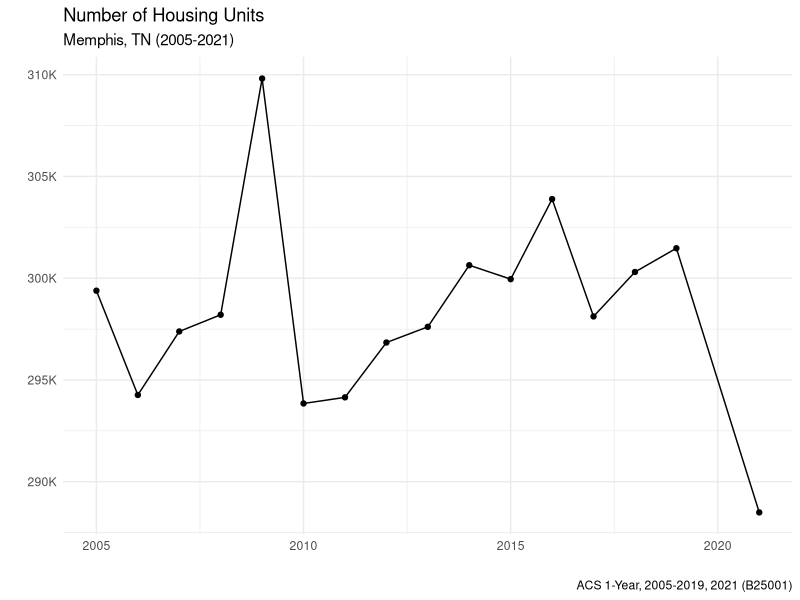
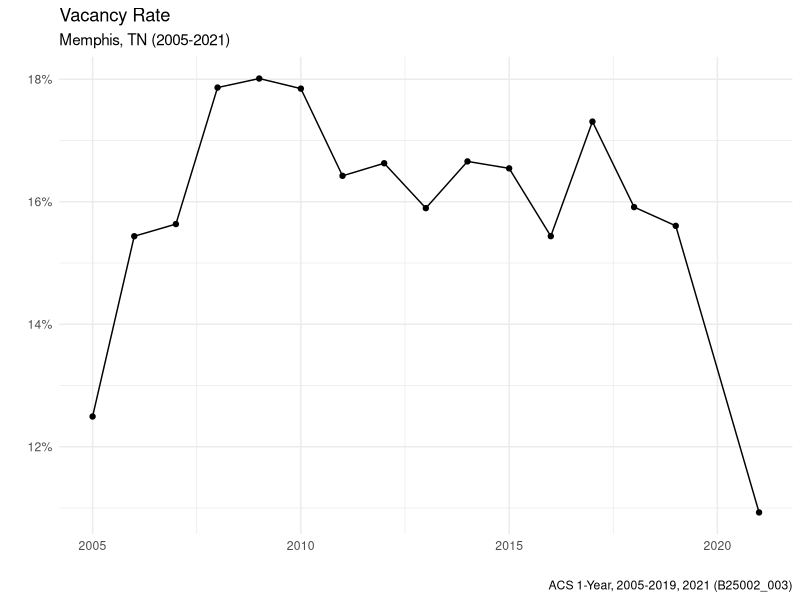
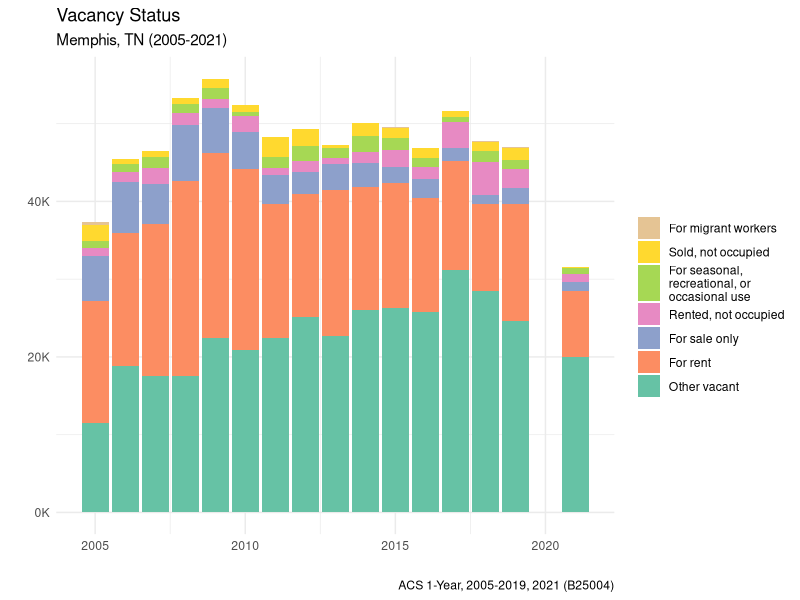
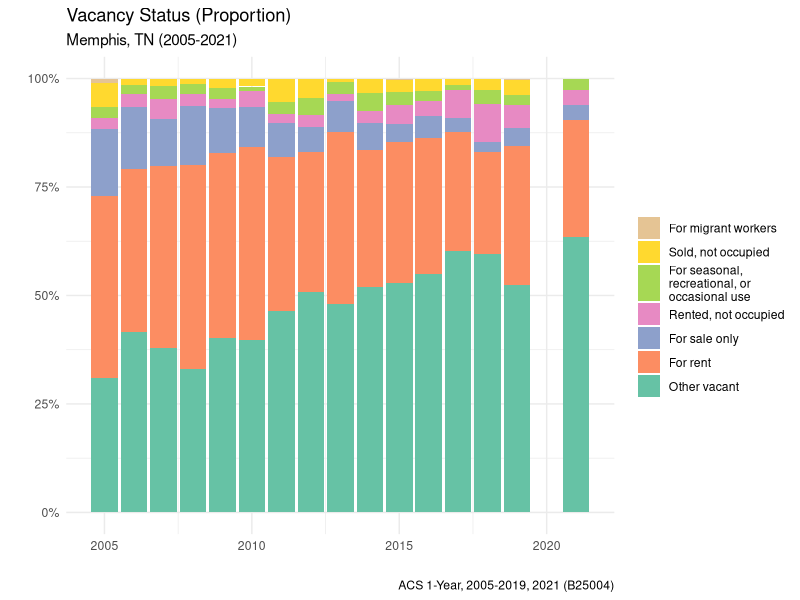
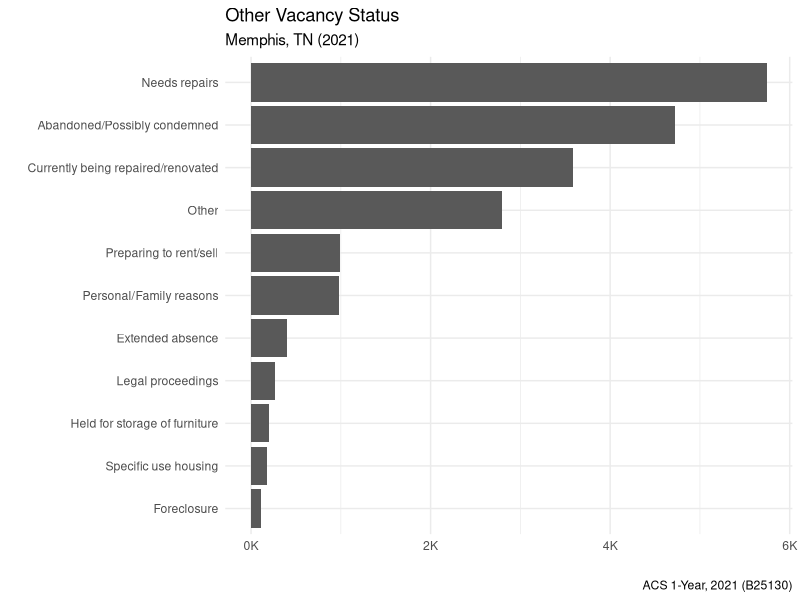
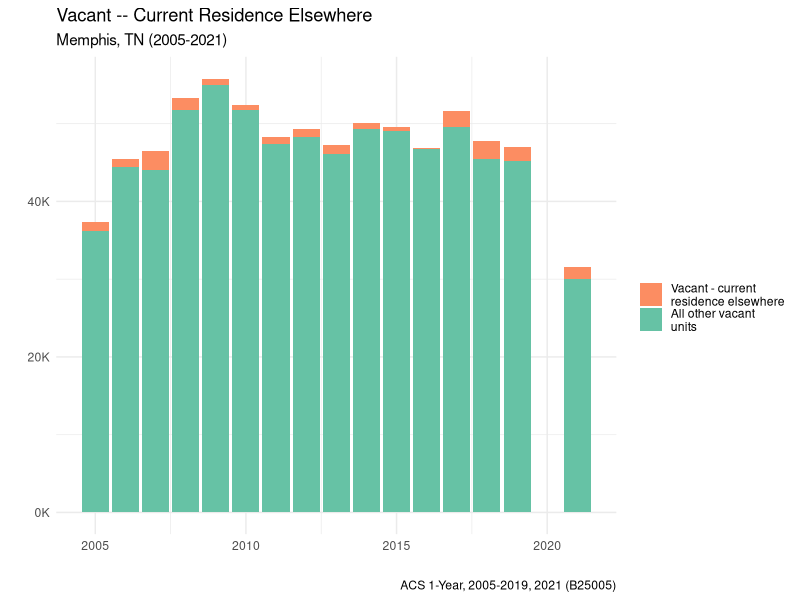

These figures' R source, in order:
## ---- chunk 1
library(tidyverse)

v_labs <- read_csv("../_data/v_labs.csv")
acs1_single <- read_csv("../_data/acs1_single.csv")
acs1_multi <- read_csv("../_data/acs1_multi.csv") %>% 
  left_join(v_labs, by = c("variable" = "name"))
## ---- chunk 2
hu <- acs1_single %>% 
  filter(variable == "B25001_001")

hu %>% ggplot(aes(yr, estimate, group = 1)) +
  geom_line() +
  geom_point() +
  scale_x_continuous() +
  scale_y_continuous(labels = scales::label_number(scale = .001, suffix = "K")) +
  theme_minimal() +
  labs(x = "", y = "",
       title = "Number of Housing Units",
       subtitle = "Memphis, TN (2005-2021)",
       caption = "ACS 1-Year, 2005-2019, 2021 (B25001)")
## ---- chunk 3
vac <- acs1_multi %>% 
  filter(str_detect(variable, "B25002") &
           variable == "B25002_003") %>% 
  mutate(pct = estimate / summary_est)

vac %>% ggplot(aes(x = yr, y = pct)) +
  geom_line() +
  geom_point() +
  scale_x_continuous() +
  scale_y_continuous(labels = scales::label_percent(scale = 100)) +
  theme_minimal() +
  labs(x = "", y = "", 
       title = "Vacancy Rate",
       subtitle = "Memphis, TN (2005-2021)",
       caption = "ACS 1-Year, 2005-2019, 2021 (B25002_003)")
## ---- chunk 4
vs <- acs1_multi %>% 
  filter(str_detect(variable, "B25004(?!_001)")) %>% 
  group_by(yr) %>% 
  arrange(estimate) %>% 
  ungroup() %>% 
  mutate(lab = fct_inorder(lab))


vs %>% ggplot(aes(yr, estimate, fill = lab)) +
  geom_col() +
  scale_x_continuous() +
  scale_y_continuous(labels = scales::label_number(scale = .001, suffix = "K")) +
  scale_fill_brewer(palette = "Set2", direction = -1, 
                    labels = function(fill) str_wrap(fill, width = 20)) +
  theme_minimal() +
  labs(x = "", y = "", fill = "",
       title = "Vacancy Status",
       subtitle = "Memphis, TN (2005-2021)",
       caption = "ACS 1-Year, 2005-2019, 2021 (B25004)")
## ---- chunk 5
vs %>% ggplot(aes(yr, estimate, fill = lab)) +
  geom_col(position = "fill") +
  scale_x_continuous() +
  scale_y_continuous(labels = scales::label_percent(scale = 100)) +
  scale_fill_brewer(palette = "Set2", direction = -1, 
                    labels = function(fill) str_wrap(fill, width = 20)) +
  theme_minimal() +
  labs(x = "", y = "", fill = "",
       title = "Vacancy Status (Proportion)",
       subtitle = "Memphis, TN (2005-2021)",
       caption = "ACS 1-Year, 2005-2019, 2021 (B25004)")
## ---- chunk 6
ovs <- acs1_multi %>% 
  filter(str_detect(variable, "B25130(?!_001)"))

ovs %>% ggplot(aes(y = reorder(lab, estimate), 
                   x = estimate)) +
  geom_col() +
  scale_x_continuous(labels = scales::label_number(scale = .001, suffix = "K")) +
  scale_y_discrete() +
  theme_minimal() +
  labs(x = "", y = "", 
       title = "Other Vacancy Status",
       subtitle = "Memphis, TN (2021)",
       caption = "ACS 1-Year, 2021 (B25130)")
## ---- chunk 7
cre <- acs1_multi %>% 
  filter(str_detect(variable, "B25005(?!_001)")) %>% 
  group_by(yr) %>% 
  arrange(estimate) %>% 
  ungroup() %>% 
  mutate(lab = fct_inorder(lab))


cre %>% ggplot(aes(yr, estimate, fill = lab)) +
  geom_col() +
  scale_x_continuous() +
  scale_y_continuous(labels = scales::label_number(scale = .001, suffix = "K")) +
  scale_fill_brewer(palette = "Set2", direction = -1, 
                    labels = function(fill) str_wrap(fill, width = 20)) +
  theme_minimal() +
  labs(x = "", y = "", fill = "",
       title = "Vacant -- Current Residence Elsewhere",
       subtitle = "Memphis, TN (2005-2021)",
       caption = "ACS 1-Year, 2005-2019, 2021 (B25005)")
